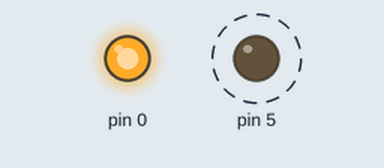
This sketch was run on a simulated Arduino Uno, built for the host (arithmetic inside an expression is 32-bit, double 64-bit). Parts: output pins drawn as LEDs (lit = HIGH). Dashed ring = blinking. What the sketch prints to the serial monitor is not drawn.

Above: at 1.5 s.
Timing chart, 0 to 5.6 s (numbered marks = the images above):
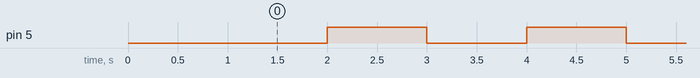

Measured:
- by itself, pin 5: alternates HIGH for 1.0 s and LOW for 1.0 s

The sketch:

Test_UART.ino
```cpp
#define OUT_LEDBUILTIN PA5
#define OUT_INDICATORENA PB0

void setup() {
  pinMode(OUT_LEDBUILTIN, OUTPUT);
  pinMode(OUT_INDICATORENA, OUTPUT);
  delay(500);
  digitalWrite(OUT_INDICATORENA, HIGH);
  Serial.begin(115200);
  delay(500);
  Serial.println("Awake");
}

void loop() {
  delay(1000);
  Serial.println("Hello");
  digitalWrite(OUT_LEDBUILTIN, HIGH);
  delay(1000);
  digitalWrite(OUT_LEDBUILTIN, LOW);
}
```
